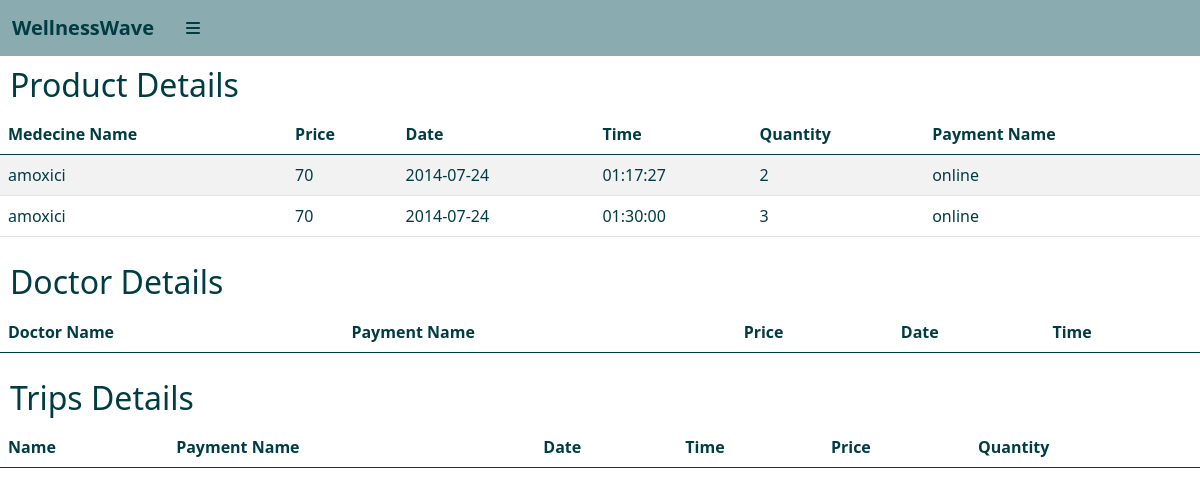
Screenshot of /wellness-wave-as-admin/user_history.php?id=1 with the database file from the repository.
### tables this page shows
CREATE TABLE `orders` (
  `order_id` int(11) NOT NULL,
  `customer_id` int(11) NOT NULL,
  `medicine_id` int(11) NOT NULL,
  `price` decimal(10,0) NOT NULL,
  `date` date NOT NULL,
  `time` time NOT NULL,
  `quantity` int(11) NOT NULL,
  `payment_id` int(11) NOT NULL,
  `cardholdername` varchar(255) DEFAULT NULL,
  `card_number` int(11) DEFAULT NULL,
  `CVV` int(11) DEFAULT NULL,
  `expiry_date` date DEFAULT NULL
);

CREATE TABLE `medicine` (
  `medicine_id` int(11) NOT NULL,
  `medicine_name` varchar(255) NOT NULL,
  `description` varchar(255) NOT NULL,
  `price` varchar(255) NOT NULL,
  `stock` varchar(255) NOT NULL,
  `category_id` int(11) NOT NULL,
  `hide` int(11) NOT NULL DEFAULT 1,
  `medcat_id` int(11) NOT NULL,
  `image` longtext NOT NULL
);

CREATE TABLE `payment` (
  `payment_id` int(11) NOT NULL,
  `payment_name` varchar(255) NOT NULL
);

### wellness-wave-as-admin/user_history.php (the view, shortened to what this page needs)
<?php
include('connection.php');
if(isset($_GET['id'])) {
    $customer_id = $_GET['id'];
    $select3 = "SELECT * FROM orders
                JOIN medicine ON orders.medicine_id = medicine.medicine_id
                JOIN payment ON orders.payment_id = payment.payment_id
                WHERE customer_id = $customer_id AND category_id = 1 ";
    $run3 = mysqli_query($connect, $select3);
}
?>
<!DOCTYPE html>
<html lang="en">
<head>
    <link rel="stylesheet" href="CSS/bootstrap.min.css">
    <link rel="stylesheet" href="https://cdnjs.cloudflare.com/ajax/libs/font-awesome/6.5.2/css/all.min.css">
    <link rel="stylesheet" href="CSS/history.css">
</head>
<body>
    <div class="main close-nav" id="mainDiv">
        <nav class="navbar navbar-expand-lg navbar-light bg-light">
            <div class="container-fluid">
                <a class="navbar-brand" href="#">WellnessWave</a>
                <div class="collapse navbar-collapse" id="navbarSupportedContent">
                    <li class="nav-item ">
                        <a id="toggleBtn" class="nav-link " href="#" tabindex="-1" aria-disabled="true">
                            <i class="fa-solid fa-bars">
                            </i>
                        </a>
                    </li>
                </div>
            </div>
        </nav>
        <div class="content">
            <h2>Product Details</h2>
            <table id="example" class="table table-striped" style="width:100%">
                <thead>
                    <tr>
                        <th>Medecine Name </th>
                        <th>Price</th>
                        <th>Date</th>
                        <th>Time</th>
                        <th>Quantity</th>
                        <th> Payment Name</th>
                    </tr>
                </thead>
                <tbody>
                    <?php foreach($run3 as $data3){ ?>
                    <tr>
                        <td><?php echo $data3['medicine_name']  ?></td>
                        <td><?php echo $data3['price']  ?></td>
                        <td><?php echo $data3['date']  ?></td>
                        <td><?php echo $data3['time']  ?></td>
                        <td><?php echo $data3['quantity']  ?></td>
                        <td><?php echo $data3['payment_name']  ?> </td>
                    </tr>
<?php } ?>
                </tbody>
            </table>
        </div>
        <div class="content">
            <h2>Doctor Details</h2>
            <table id="example" class="table table-striped" style="width:100%">
                <thead>
                    <tr>
                        <th>Doctor Name</th>
                        <th>Payment Name</th>
                        <th>Price</th>
                        <th>Date</th>
                        <th>Time</th>
                    </tr>
                </thead>
            </table>
        </div>
        <h2>Trips Details</h2>
        <div class="content">
            <table id="example" class="table table-striped" style="width:100%">
                <thead>
                    <tr>
                        <th> Name</th>
                        <th>Payment Name</th>
                        <th>Date</th>
                        <th>Time</th>
                        <th>Price</th>
                        <th> Quantity</th>
                    </tr>
                </thead>
            </table>
        </div>
    </div>
</body>
</html>

### wellness-wave-as-admin/css/history.css (style rules this page uses)
* { padding: 0; margin: 0; box-sizing: border-box; list-style: none; color: #003c43; }
.main { width: 80%; min-height: 100vh; position: absolute; left: 20%; }
.navbar { background-color: #054c5477 !important; color: #003c43 !important; }
.close-nav { width: 100%; left: 0; }
.content { overflow-x: scroll; }
h2 { margin: 10px; }
.nav-link { transition: 0.2s; color: white !important; }
.navbar-brand { color: #003c43 !important; font-weight: bold; }

### rows the page displays
orders: medicine.medicine_name "amoxici", medicine.price "70", date "2014-07-24", time "01:17:27", quantity "2", payment.payment_name "online"
orders: medicine.medicine_name "amoxici", medicine.price "70", date "2014-07-24", time "01:30:00", quantity "3", payment.payment_name "online"
